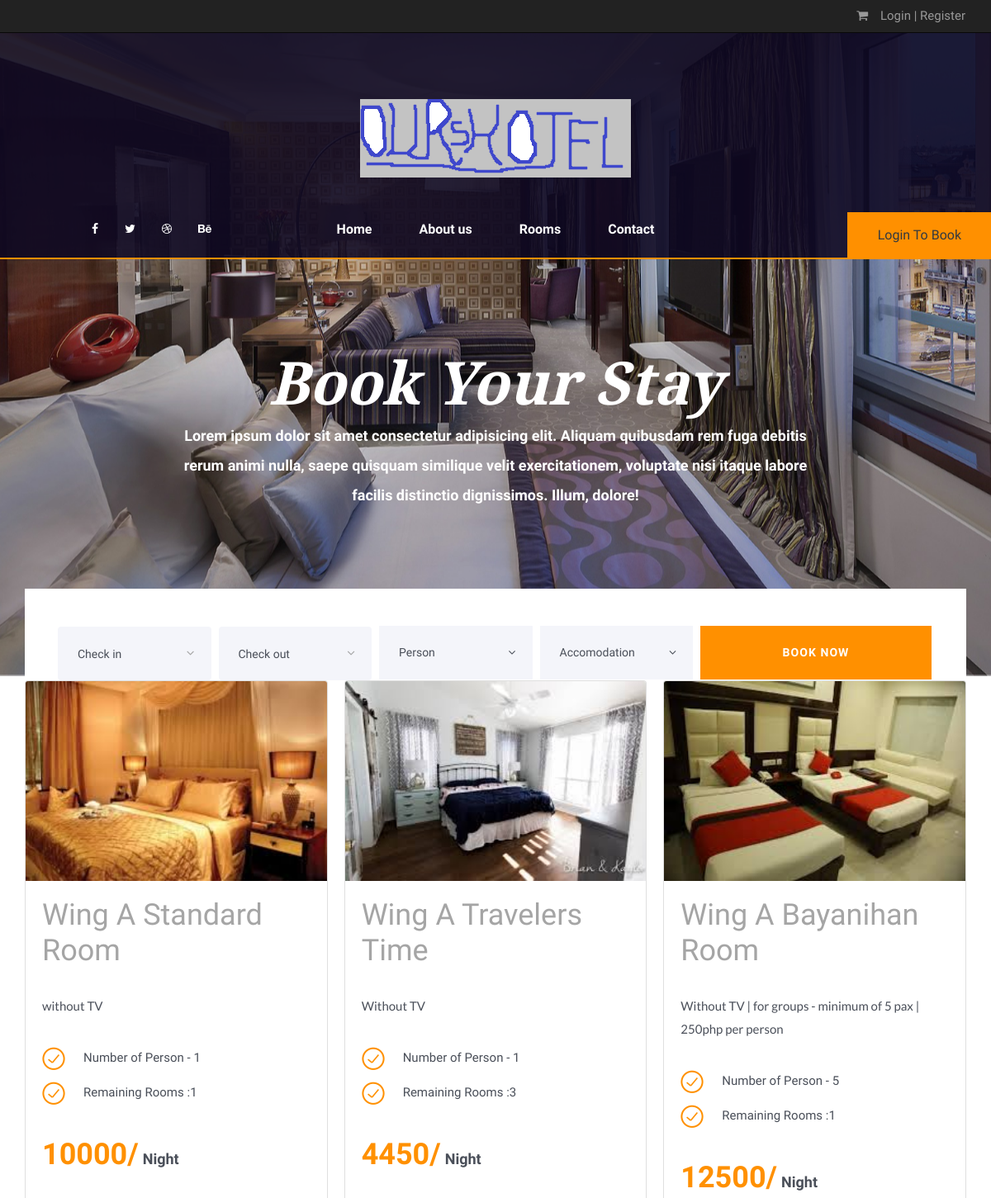
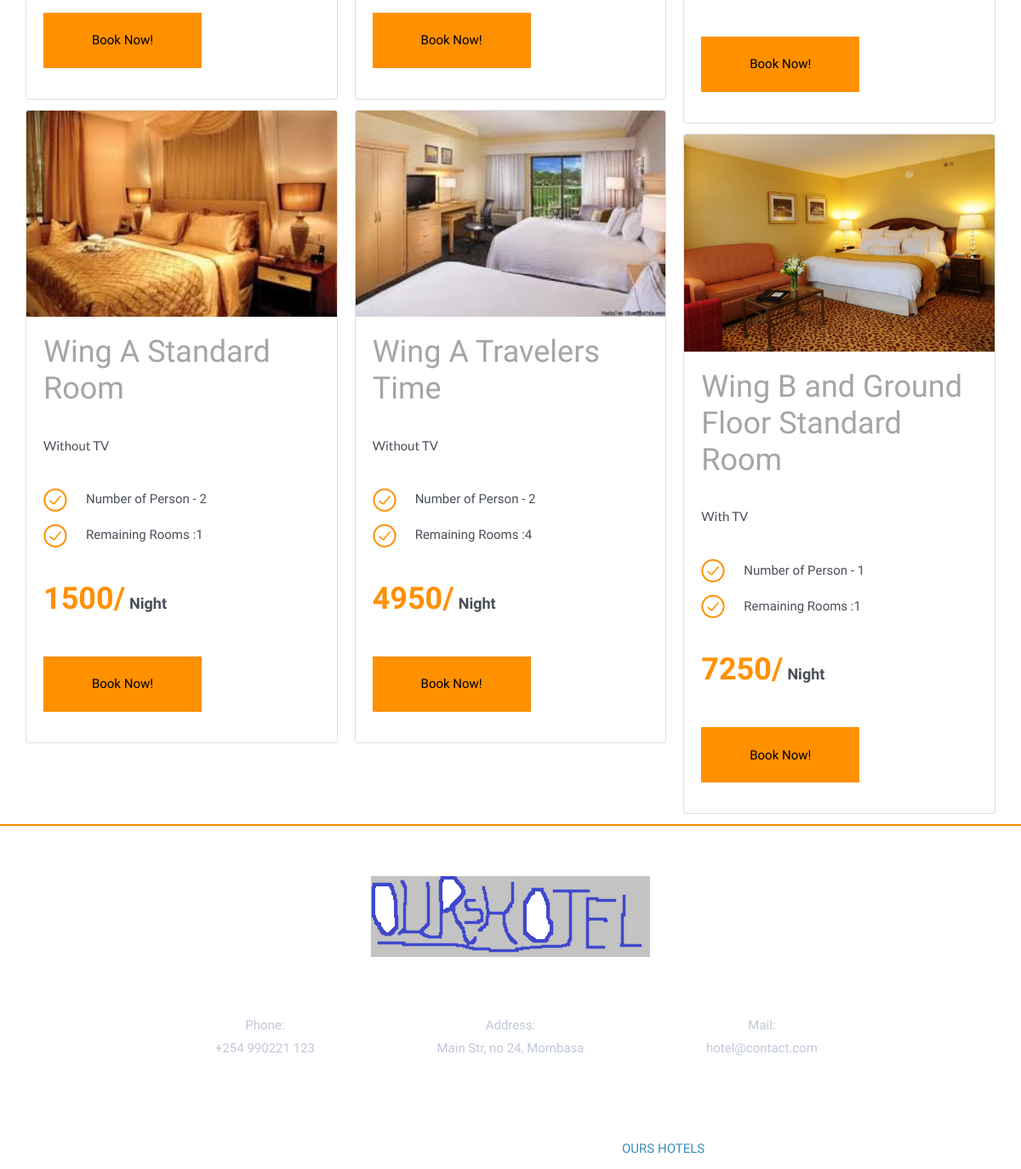
The app's page /index.php?p=rooms with its own data (2 pictures, top to bottom).
### tables this page shows
CREATE TABLE `tblroom` (
  `ROOMID` int(11) NOT NULL,
  `ROOMNUM` int(11) NOT NULL,
  `ACCOMID` int(11) NOT NULL,
  `ROOM` varchar(30) NOT NULL,
  `ROOMDESC` varchar(255) NOT NULL,
  `NUMPERSON` int(11) NOT NULL,
  `PRICE` double NOT NULL,
  `ROOMIMAGE` varchar(255) NOT NULL,
  `OROOMNUM` int(11) NOT NULL,
  `RoomTypeID` int(11) NOT NULL
);

CREATE TABLE `tblaccomodation` (
  `ACCOMID` int(11) NOT NULL,
  `ACCOMODATION` varchar(30) NOT NULL,
  `ACCOMDESC` varchar(90) NOT NULL
);

### index.php (called while the page is built, shortened)
<?php
require_once ('theme/template.php');
?>

### includes/database.php (called while the page is built, shortened)
<?php
class Database {
	var $sql_string = '';
	private $conn;
	public function open_connection() {
		$this->conn = mysqli_connect(DB_SERVER,DB_USER,DB_PASS);
		if(!$this->conn){
			echo "Problem in database connection! Contact administrator!";
			exit();
		}else{
			$db_select = mysqli_select_db($this->conn,DB_NAME);
		}
	}
	function setQuery($sql='') {
		$this->sql_string=$sql;
	}
	function executeQuery() {
		$result = mysqli_query($this->conn,$this->sql_string);
		return $result;
	}
	private function confirm_query($result) {
		return $result;
	}
	function loadResultList( $key='' ) {
		$cur = $this->executeQuery();
		$array = array();
		while ($row = mysqli_fetch_object($cur)) {
			if ($key) {
				$array[$row->$key] = $row;
			} else {
				$array[] = $row;
			}
		}
		return $array;
	}
}
$mydb = new Database();
?>

### room_rates.php (the view, shortened to what this page needs)
<?php
if (isset($_POST['booknowA'])) {
  $days = dateDiff($_POST['arrival'], $_POST['departure']);
  if ($days <= 0) {
    $msg = 'Available room today';
  } else {
    $msg =  'Available room From:' . $_POST['arrival'] . ' To: ' . $_POST['departure'];
  }
  $_SESSION['arrival'] = date_format(date_create($_POST['arrival']), "Y-m-d");
  $_SESSION['departure'] = date_format(date_create($_POST['departure']), "Y-m-d");
  $query = "SELECT * FROM `tblroom` r ,`tblaccomodation` a WHERE r.`ACCOMID`=a.`ACCOMID`   AND `NUMPERSON` = " . $_POST['person'];
} elseif (isset($_GET['q'])) {
  $query = "SELECT * FROM `tblroom` r ,`tblaccomodation` a WHERE r.`ACCOMID`=a.`ACCOMID` AND `ROOM`='" . $_GET['q'] . "'";
} else {
  $query = "SELECT * FROM `tblroom` r ,`tblaccomodation` a WHERE r.`ACCOMID`=a.`ACCOMID`";
}
?>
<div class="row">
  <div class="col">
    <div class="card-columns">
      <?php
      $arrival =  $_SESSION['arrival'];
      $departure =  $_SESSION['departure'];
      $mydb->setQuery($query);
      $cur = $mydb->loadResultList();
      foreach ($cur as $result) {
        $mydb->setQuery("SELECT * FROM `tblreservation`     WHERE STATUS<>'Pending' AND ((
                      '$arrival' >= DATE_FORMAT(`ARRIVAL`,'%Y-%m-%d')
                      AND  '$arrival' <= DATE_FORMAT(`DEPARTURE`,'%Y-%m-%d')
                      )
                      OR (
                      '$departure' >= DATE_FORMAT(`ARRIVAL`,'%Y-%m-%d')
                      AND  '$departure' <= DATE_FORMAT(`DEPARTURE`,'%Y-%m-%d')
                      )
                      OR (
                      DATE_FORMAT(`ARRIVAL`,'%Y-%m-%d') >=  '$arrival'
                      AND DATE_FORMAT(`ARRIVAL`,'%Y-%m-%d') <=  '$departure'
                      )
                      )
                      AND ROOMID =" . $result->ROOMID);
        $curs = $mydb->loadResultList();
        $resNum = $result->OROOMNUM - count($curs);
        $stats = $mydb->executeQuery();
        $rows = mysqli_fetch_assoc($stats);
        $status = $rows['STATUS'];
        if ($resNum == 0) {
          if ($status == 'Confirmed') {
            $btn =  '<div style="margin-top:10px; color: rgba(0,0,0,1); font-size:16px;"><strong>Fully Reserve!</strong></div>';
            $img_title = '
                         <figcaption class="img-title-active">
                              <h5>Reserve!</h5>
                          </figcaption>
                  ';
          } elseif ($status == 'Checkedin') {
            $btn =  '<div style="margin-top:10px; color: rgba(0,0,0,1); font-size:16px;"><strong>Fully Book!</strong></div>';
            $img_title = '
                         <figcaption class="img-title-active">
                              <h5>Book!</h5>
                          </figcaption>
                  ';
          } else {
            $btn =  '
               <div class="form-group">
                      <div class="row">
                        <div class="col-xs-12 col-sm-12">
                          <input type="submit" class="button rooms_button"  id="booknow" name="booknow" onclick="return validateBook();" value="Book Now!"/>
                         </div>
                      </div>
                    </div>';
            $img_title = '
                         <figcaption class="img-title">
                              <h5>' . $result->ROOM . ' <br/> ' . $result->ROOMDESC . '  <br/>
                              ' . $result->ACCOMODATION . ' <br/>
                              ' . $result->ACCOMDESC . '<br/>
                              Number of Person:' . $result->NUMPERSON . ' <br/>
                              Price:' . $result->PRICE . '</h5>
                          </figcaption>
                  ';
          }
        } else {
          $btn =  '
               <div class="form-group">
                      <div class="row">
                        <div class="col-xs-12 col-sm-12">
                          <input type="submit" class="button rooms_button" id="booknow" name="booknow" onclick="return validateBook();" value="Book Now!"/>
                         </div>
                      </div>
                    </div>';
        }
      ?>
        <form method="POST" action="index.php?p=accomodation">
          <div class="card">
            <img class="card-img-top" src="<?php echo WEB_ROOT . 'admin/mod_room/' . $result->ROOMIMAGE; ?>" alt="Room image description">
            <div class="card-body">
              <div class="rooms_title">
                <h2><?php echo $result->ROOM; ?> <?php echo $result->ACCOMODATION; ?></h2>
              </div>
              <div class="rooms_text">
                <p><?php echo $result->ROOMDESC; ?></p>
              </div>
              <div class="rooms_list">
                <ul>
                  <li class="d-flex flex-row align-items-center justify-content-start">
                    <img src="images/check.png" alt="">
                    <span>Number of Person - <?php echo $result->NUMPERSON; ?></span>
                  </li>
                  <li class="d-flex flex-row align-items-center justify-content-start">
                    <img src="images/check.png" alt="">
                    <span>Remaining Rooms :<?php echo  $resNum; ?></span>
                  </li>
                </ul>
              </div>
              <div class="rooms_price"><?php echo   $result->PRICE; ?>/<span>Night</span></div>
              <?php echo $btn; ?>
            </div>
          </div>
        </form>
      <?php
      }
      ?>
    </div>
  </div>
</div>

### records on screen
tblroom: ROOMIMAGE (picture), ROOM "Wing A", ACCOMID.ACCOMODATION "Standard Room", ROOMDESC "without TV", NUMPERSON "1", OROOMNUM "1", PRICE "10000"
tblroom: ROOMIMAGE (picture), ROOM "Wing A", ACCOMID.ACCOMODATION "Standard Room", ROOMDESC "Without TV", NUMPERSON "2", OROOMNUM "1", PRICE "1500"
tblroom: ROOMIMAGE (picture), ROOM "Wing A", ACCOMID.ACCOMODATION "Travelers Time", ROOMDESC "Without TV", NUMPERSON "1", OROOMNUM "3", PRICE "4450"
tblroom: ROOMIMAGE (picture), ROOM "Wing A", ACCOMID.ACCOMODATION "Travelers Time", ROOMDESC "Without TV", NUMPERSON "2", OROOMNUM "4", PRICE "4950"
tblroom: ROOMIMAGE (picture), ROOM "Wing A", ACCOMID.ACCOMODATION "Bayanihan Room", ROOMDESC "Without TV | for groups - minimum of 5 pax | 250php per person", NUMPERSON "5", OROOMNUM "1", PRICE "12500"
tblroom: ROOMIMAGE (picture), ROOM "Wing B and Ground Floor", ACCOMID.ACCOMODATION "Standard Room", ROOMDESC "With TV", NUMPERSON "1", OROOMNUM "1", PRICE "7250"
